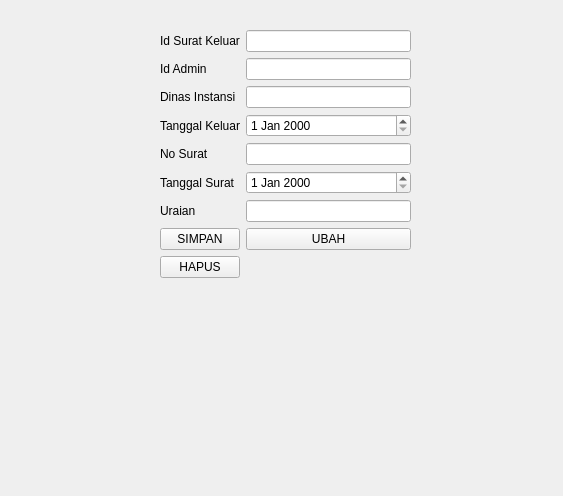
<?xml version="1.0" encoding="UTF-8"?>
<ui version="4.0">
 <class>Form</class>
 <widget class="QWidget" name="Form">
  <property name="geometry">
   <rect>
    <x>0</x>
    <y>0</y>
    <width>563</width>
    <height>496</height>
   </rect>
  </property>
  <property name="windowTitle">
   <string>Form</string>
  </property>
  <widget class="QWidget" name="formLayoutWidget">
   <property name="geometry">
    <rect>
     <x>160</x>
     <y>30</y>
     <width>251</width>
     <height>409</height>
    </rect>
   </property>
   <layout class="QFormLayout" name="formLayout">
    <item row="7" column="0">
     <widget class="QPushButton" name="BtnSimpan">
      <property name="text">
       <string>SIMPAN</string>
      </property>
     </widget>
    </item>
    <item row="7" column="1">
     <widget class="QPushButton" name="BtnUbah">
      <property name="text">
       <string>UBAH</string>
      </property>
     </widget>
    </item>
    <item row="8" column="0">
     <widget class="QPushButton" name="BtnHapus">
      <property name="text">
       <string>HAPUS</string>
      </property>
     </widget>
    </item>
    <item row="0" column="0">
     <widget class="QLabel" name="idSuratKeluarLabel">
      <property name="text">
       <string>Id Surat Keluar</string>
      </property>
     </widget>
    </item>
    <item row="0" column="1">
     <widget class="QLineEdit" name="idSuratKeluarLineEdit"/>
    </item>
    <item row="1" column="0">
     <widget class="QLabel" name="idAdminLabel">
      <property name="text">
       <string>Id Admin</string>
      </property>
     </widget>
    </item>
    <item row="1" column="1">
     <widget class="QLineEdit" name="idAdminLineEdit"/>
    </item>
    <item row="2" column="0">
     <widget class="QLabel" name="dinasInstansiLabel">
      <property name="text">
       <string>Dinas Instansi</string>
      </property>
     </widget>
    </item>
    <item row="2" column="1">
     <widget class="QLineEdit" name="dinasInstansiLineEdit"/>
    </item>
    <item row="3" column="0">
     <widget class="QLabel" name="tanggalKeluarLabel">
      <property name="text">
       <string>Tanggal Keluar</string>
      </property>
     </widget>
    </item>
    <item row="3" column="1">
     <widget class="QDateEdit" name="tanggalKeluarDateEdit"/>
    </item>
    <item row="4" column="0">
     <widget class="QLabel" name="noSuratLabel">
      <property name="text">
       <string>No Surat</string>
      </property>
     </widget>
    </item>
    <item row="4" column="1">
     <widget class="QLineEdit" name="noSuratLineEdit"/>
    </item>
    <item row="5" column="0">
     <widget class="QLabel" name="tanggalSuratLabel">
      <property name="text">
       <string>Tanggal Surat</string>
      </property>
     </widget>
    </item>
    <item row="5" column="1">
     <widget class="QDateEdit" name="tanggalSuratDateEdit"/>
    </item>
    <item row="6" column="0">
     <widget class="QLabel" name="uraianLabel">
      <property name="text">
       <string>Uraian</string>
      </property>
     </widget>
    </item>
    <item row="6" column="1">
     <widget class="QLineEdit" name="uraianLineEdit"/>
    </item>
   </layout>
  </widget>
 </widget>
 <resources/>
 <connections/>
</ui>
